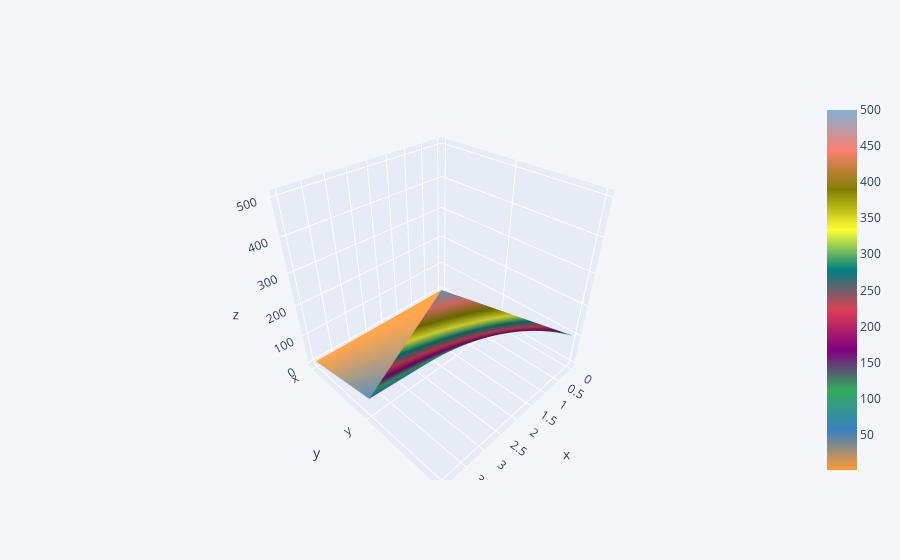

The notebook cell saved with this chart:
### Code cell
Plot =df3.iplot(kind='surface')

### Figure 1 — Plotly figure (JSON) as saved in the notebook; plotly's stock layout.template omitted (floating-point values rounded to 4 significant figures)
{"data": [{"colorscale": [[0, "rgb(255, 153, 51)"], [0.1111, "rgb(55, 128, 191)"], [0.2222, "rgb(50, 171, 96)"], [0.3333, "rgb(128, 0, 128)"], [0.4444, "rgb(219, 64, 82)"], [0.5556, "rgb(0, 128, 128)"], [0.6667, "rgb(255, 255, 51)"], [0.7778, "rgb(128, 128, 0)"], [0.8889, "rgb(251, 128, 114)"], [1, "rgb(128, 177, 211)"]], "type": "surface", "x": [0, 1, 2, 3, 4], "y": ["x", "y", "z"], "z": [[1, 2, 3, 4, 5], [10, 20, 30, 40, 50], [100, 200, 300, 400, 500]]}], "layout": {"legend": {"bgcolor": "#F5F6F9", "font": {"color": "#4D5663"}}, "paper_bgcolor": "#F5F6F9", "plot_bgcolor": "#F5F6F9", "title": {"font": {"color": "#4D5663"}}, "xaxis": {"gridcolor": "#E1E5ED", "showgrid": true, "tickfont": {"color": "#4D5663"}, "title": {"font": {"color": "#4D5663"}, "text": ""}, "zerolinecolor": "#E1E5ED"}, "yaxis": {"gridcolor": "#E1E5ED", "showgrid": true, "tickfont": {"color": "#4D5663"}, "title": {"font": {"color": "#4D5663"}, "text": ""}, "zerolinecolor": "#E1E5ED"}}}
